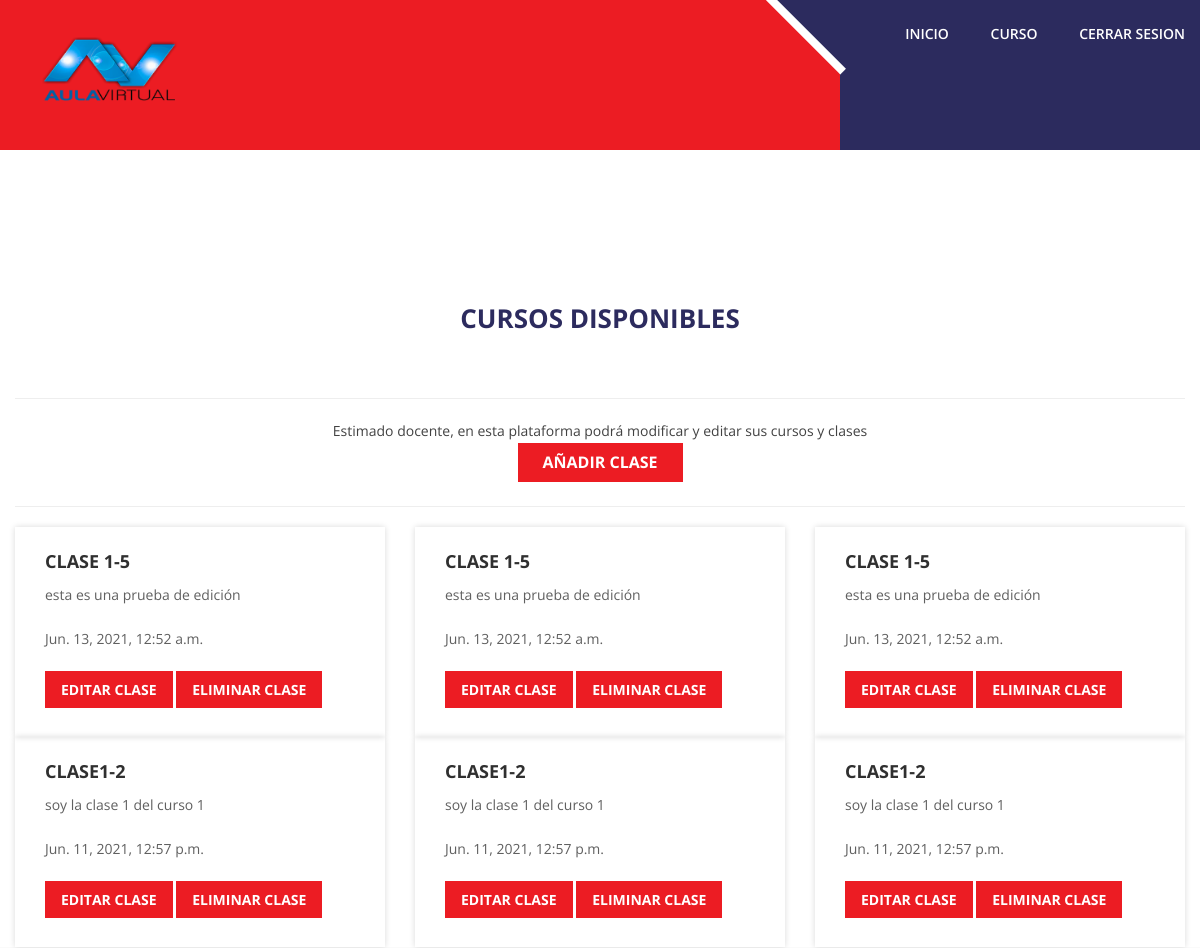
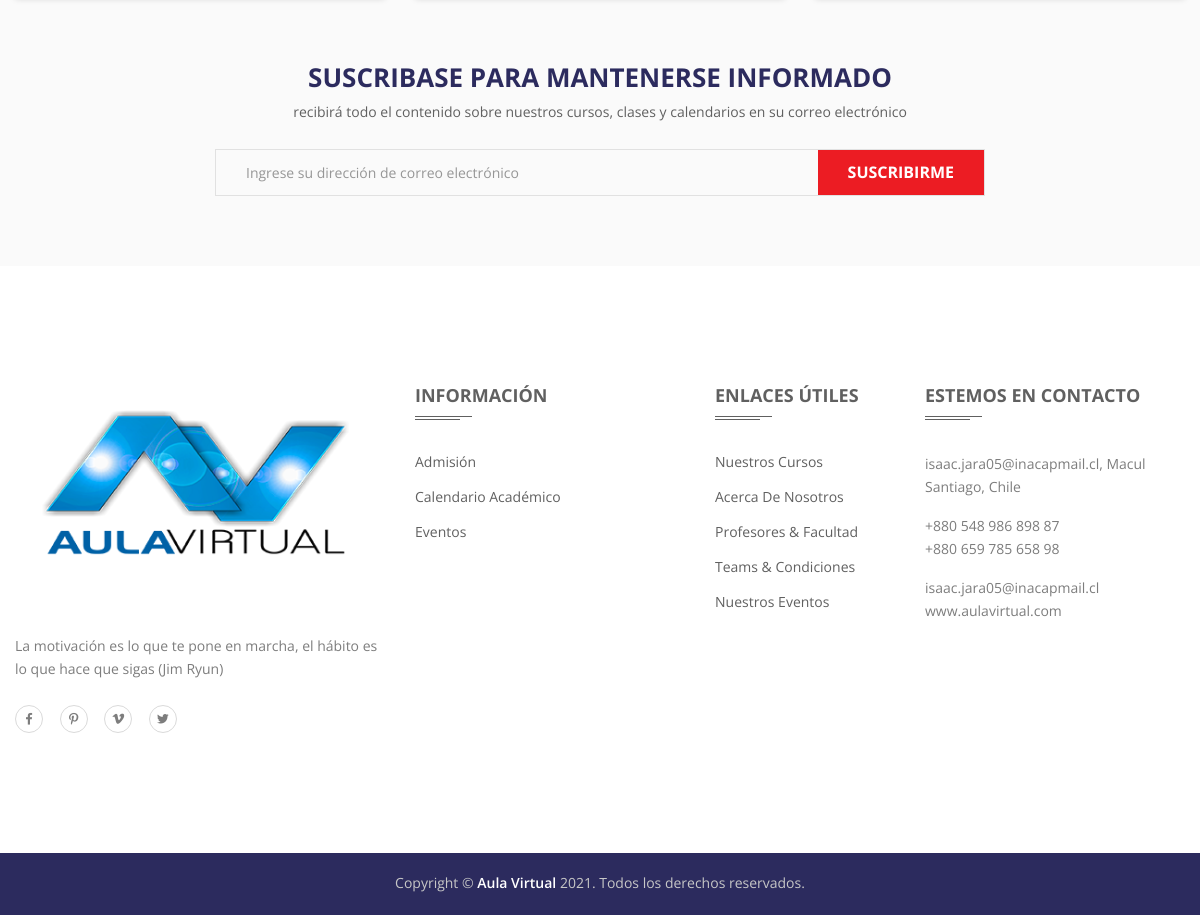
The app's page /curso/ (signed in) with its own data (2 pictures, top to bottom).
### curso/models.py (models this page shows, shortened)
class Clase(models.Model):
    IdClase= models.AutoField(primary_key=True)
    titulo= models.CharField(max_length=30)
    descripcion= models.TextField(blank=True, null=True)
    curso= models.ForeignKey(
        Curso,
        on_delete=models.CASCADE,
    )
    created = models.DateTimeField(auto_now_add=True, verbose_name = "Creación")
    updated = models.DateTimeField(auto_now=True, verbose_name = "Última actualización")
    class Meta:
        verbose_name="Clase"
        verbose_name_plural="Clases"
        ordering = ["-created"]

### curso/views.py (the view)
# urls.py: path('', ListaClaseCurso, name='curso'),
def ListaClaseCurso(request):
    user= request.user
    if user.is_authenticated:
        if user.tipo_usuario=='DC':
            curso= Curso.objects.all().get(docente=user.id)
            clases= Clase.objects.all().filter(curso=curso.IdCurso)
            return render(request,'curso/clases_curso.html',{'clases': clases,'curso':curso})
        elif user.tipo_usuario=='AP':
            alumno= Alumno.objects.all().get(apoderado=user.id)
            clases= Clase.objects.all().filter(curso=alumno.curso.IdCurso)
            return render(request,'curso/clases_curso.html',{'clases': clases,'curso':alumno.curso})
        else:
            return render(request,'core/prueba.html')
    else:
        return render(request,'core/login_required.html')

### core/templates/curso/clases_curso.html (shortened to what this page needs)
{% extends 'core/base.html' %}
{% load static %}
{% block contenido %}
  {% if user.is_authenticated %}
  <div class="courses-area pt-150 text-center">
    <div class="container">
        <div class="row">
            <div class="col-xs-12">
                <div class="section-title">
                    <h2>CURSOS DISPONIBLES</h2>
                    <hr class="divider" />
                    <p>Estimado docente, en esta plataforma podrá modificar y editar sus cursos y clases</p>
                    <a class="default-btn" href="{% url 'crear_clase' %}">Añadir clase</a>
                     {% endif %}
                     <hr class="divider" />
                </div>
            </div>
        </div>
        <div class="row">
            {% for clase in clases %}
            <div class="col-md-4 col-sm-6 col-xs-12">
                <div class="single-course">
                    <div class="course-content">
                        <h3>{{ clase.titulo }}</a></h3>
                        <p>{{clase.descripcion}}</p>
                        <p>{{clase.updated}}</p>
                        <a class="default-btn" href="{% url 'editar_clase' clase.IdClase %}">Editar clase</a>
                        <a class="default-btn" href="{% url 'eliminar_clase' clase.IdClase %}">Eliminar clase</a>
                    </div>
                </div>
            </div>
            <div class="col-md-4 col-sm-6 col-xs-12">
                <div class="single-course">
                    <div class="course-content">
                        <h3><a href="course-details.html">{{ clase.titulo }}</a></h3>
                        <p>{{clase.descripcion}}</p>
                        <p>{{clase.updated}}</p>
                        <a class="default-btn" href="{% url 'editar_clase' clase.IdClase %}">Editar clase</a>
                        <a class="default-btn" href="{% url 'eliminar_clase' clase.IdClase %}">Eliminar clase</a>
                    </div>
                </div>
            </div>
            <div class="col-md-4 hidden-sm col-xs-12">
                <div class="single-course">
                    <div class="course-content">
                        <h3><a href="course-details.html">{{ clase.titulo }}</a></h3>
                        <p>{{clase.descripcion}}</p>
                        <p>{{clase.updated}}</p>
                        <a class="default-btn" href="{% url 'editar_clase' clase.IdClase %}">Editar clase</a>
                        <a class="default-btn" href="{% url 'eliminar_clase' clase.IdClase %}">Eliminar clase</a>
                    </div>
                </div>
            </div>
            {% endfor %}
        </div>
    </div>
</div>
<div class="subscribe-area pt-60 pb-70">
    <div class="container">
        <div class="row">
            <div class="col-md-8 col-md-offset-2">
                <div class="subscribe-content section-title text-center">
                    <h2>Suscribase para mantenerse informado</h2>
                    <p>recibirá todo el contenido sobre nuestros cursos, clases y calendarios en su correo electrónico </p>
                </div>
                <div class="newsletter-form mc_embed_signup">
                    <form action="http://devitems.us11.list-manage.com/subscribe/post?u=6bbb9b6f5827bd842d9640c82&amp;id=05d85f18ef" method="post" id="mc-embedded-subscribe-form" name="mc-embedded-subscribe-form" class="validate" target="_blank" novalidate>
                        <div id="mc_embed_signup_scroll" class="mc-form">
                            <input type="email" value="" name="EMAIL" class="email" id="mce-EMAIL" placeholder="Ingrese su dirección de correo electrónico" required>
                            <button id="mc-embedded-subscribe" class="default-btn" type="submit" name="subscribe"><span>Suscribirme</span></button>
                        </div>
                    </form>
                </div>
            </div>
        </div>
    </div>
</div>
<footer class="footer-area">
    <div class="main-footer">
        <div class="container">
            <div class="row">
                <div class="col-md-4 col-sm-6 col-xs-12">
                    <div class="single-widget pr-60">
                        <div class="footer-logo pb-25">
                            <a href="index.html"><img src="{% static 'img/logo/aula1.png' %}" alt="eduhome"></a>
                        </div>
                        <p>La motivación es lo que te pone en marcha, el hábito es lo que hace que sigas (Jim Ryun)</p>
                        <div class="footer-social">
                            <ul>
                                <li><a href="https://www.facebook.com/devitems/?ref=bookmarks"><i class="zmdi zmdi-facebook"></i></a></li>
                                <li><a href="https://www.pinterest.com/devitemsllc/"><i class="zmdi zmdi-pinterest"></i></a></li>
                                <li><a href="#"><i class="zmdi zmdi-vimeo"></i></a></li>
                                <li><a href="https://twitter.com/devitemsllc"><i class="zmdi zmdi-twitter"></i></a></li>
                            </ul>
                        </div>
                    </div>
                </div>
                <div class="col-md-3 col-sm-6 col-xs-12">
                    <div class="single-widget">
                        <h3>información</h3>
                        <ul>
                            <li><a href="#">Admisión</a></li>
                            <li><a href="#">Calendario Académico</a></li>
                            <li><a href="event.html">Eventos</a></li>
                        </ul>
                    </div>
                </div>
                <div class="col-md-2 col-sm-6 col-xs-12">
                    <div class="single-widget">
                        <h3>Enlaces útiles
                        </h3>
                        <ul>
                            <li><a href="course.html">Nuestros Cursos</a></li>
                            <li><a href="about.html">Acerca de nosotros</a></li>
                            <li><a href="teacher.html">Profesores &amp; Facultad</a></li>
                            <li><a href="#">teams &amp; Condiciones</a></li>
                            <li><a href="event.html">Nuestros Eventos</a></li>
                        </ul>
                    </div>
                </div>
                <div class="col-md-3 col-sm-6 col-xs-12">
                    <div class="single-widget">
                        <h3>Estemos en contacto</h3>
                        <p>isaac.jara05@inacapmail.cl, Macul<br>Santiago, Chile</p>
                        <p>+880  548  986  898  87<br>+880  659  785  658  98</p>
                        <p>isaac.jara05@inacapmail.cl<br>www.aulavirtual.com</p>
                    </div>
                </div>
            </div>
        </div>
    </div>
    <div class="footer-bottom text-center">
        <div class="container">
            <div class="row">
                <div class="col-xs-12">
                    <p>Copyright © <a href="https://devitems.com/" target="_blank">Aula Virtual</a> 2021. Todos los derechos reservados.</p>
                </div>
            </div>
        </div>
    </div>
</footer>
{% endblock %}

### core/static/css/style.css (style rules this page uses)
body { color: #606060; font-size: 14px; font-style: normal; font-weight: 400; line-height: normal; font-family: 'Open Sans', sans-serif; }
img { max-width: 100%; -webkit-transition: all 0.3s ease-out 0s; transition: all 0.3s ease-out 0s; height:auto; }
h1, h2, h3, h4, h5, h6 { font-weight: 700; margin: 0; padding: 0 }
a { -webkit-transition: all 0.3s ease-out 0s; transition: all 0.3s ease-out 0s; }
a, button, input { outline: medium none; color: #606060; -webkit-transition: all 0.3s ease 0s; transition: all 0.3s ease 0s }
button { border: 0 }
h1 a, h2 a, h3 a, h4 a, h5 a, h6 a { color: inherit }
p { font-size: 14px; line-height: 24px; color: #424242; font-family: 'Open Sans', sans-serif; }
ul { list-style: outside none none; margin: 0; padding: 0 }
.default-btn { color: #fff; display: inline-block; font-family: "Open Sans",sans-serif; font-size: 16px; font-weight: 700; overflow: hidden; padding: 8px 25px 9px; position: relative; text-transform: uppercase; z-index: 9; background: #EC1C23; }
input, select, textarea { -webkit-transition: all 0.5s ease-out 0s; transition: all 0.5s ease-out 0s; }
.pt-60 { padding-top: 60px }
.pt-150 { padding-top: 150px }
.pr-60 { padding-right: 60px }
.pb-25 { padding-bottom: 25px }
.pb-70 { padding-bottom: 70px }
.section-title h2 { font-size: 34px; color: #2c2b5e; font-weight: 700; font-family: 'Open Sans', sans-serif; margin-bottom: 62px; text-transform: uppercase; }
.course-content { padding: 22px 30px 25px; text-align: left; box-shadow: 0px 0px 6px 0px rgba(0, 0, 0, 0.15); }
.course-content h3 { font-size: 22px; color: #303030; text-transform: uppercase; font-weight: 700; font-family: 'Open Sans', sans-serif; margin-bottom: 10px; }
.course-content p { font-size: 14px; color: #606060; font-family: 'Open Sans', sans-serif; margin-bottom: 20px; }
.course-content .default-btn { font-size: 14px; padding: 9px 16px; transition: all 0.5s ease 0s; }
.subscribe-area { background: #FAFAFA }
.subscribe-content h2 { margin-bottom: 5px; }
.subscribe-content p { margin-bottom: 16px; color: #606060; font-family: 'Open Sans', sans-serif; margin-bottom: 25px; }
.newsletter-form form { position: relative; }
.newsletter-form form input { border: 1px solid #E1E1E1; width: 100%; background: transparent; padding: 13px 30px; }
.newsletter-form form button { padding: 11px 30px 12px; position: absolute; right: 1px; top: 1px; }
.main-footer { padding-bottom: 104px; padding-top: 117px; }
.single-widget h3 { font-size: 20px; font-weight: 700; text-transform: uppercase; font-family: 'Open Sans', sans-serif; color: #606060; margin-bottom: 45px; position: relative; }
.single-widget h3::after { background: #606060 none repeat scroll 0 0; bottom: -10px; content: ""; height: 1px; left: 0; position: absolute; width: 57px; }
.single-widget h3::before { background: #606060 none repeat scroll 0 0; bottom: -13px; content: ""; height: 1px; left: 0; position: absolute; width: 45px; }
.single-widget p { color: #7d7d7d; font-family: "Open Sans",sans-serif; font-size: 14px; font-weight: 400; line-height: 23px; margin-bottom: 15px; }
.single-widget ul { margin-top: 25px }
.footer-social ul li { display: inline-block; margin-right: 13px; }
.footer-social ul li:last-child { margin-right: 0px; }
.single-widget ul li { color: #7d7d7d; font-family: "Open Sans",sans-serif; font-size: 14px; font-weight: 400; margin-bottom: 16px; text-transform: capitalize; }
.footer-social ul li a { border: 1px solid #DADADA; color: #7D7D7D; height: 28px; width: 28px; border-radius: 50%; display: block; text-align: center; line-height: 26px; -webkit-transition: all 0.5s ease 0s; -o-transition: all 0.5s ease 0s; transition: all 0.5s ease 0s; }
.single-widget ul li:last-child { margin-right: 0px; }
.footer-bottom { background: #2C2B5E }
.footer-bottom p { color: #c7c7c7; font-size: 14px; line-height: 60px; margin-bottom: 2px; font-family: 'Open Sans', sans-serif; }
.footer-bottom p a { color: #fff; font-weight: 600; -webkit-transition: all 0.5s ease 0s; -o-transition: all 0.5s ease 0s; transition: all 0.5s ease 0s; }
.main-footer .col-md-3:last-child { padding-left: 75px }

### records on screen
Clase: titulo "CLASE 1-5", descripcion "esta es una prueba de edición", updated "Jun. 13, 2021, 12:52 a.m."
Clase: titulo "CLASE1-2", descripcion "soy la clase 1 del curso 1", updated "Jun. 11, 2021, 12:57 p.m."
